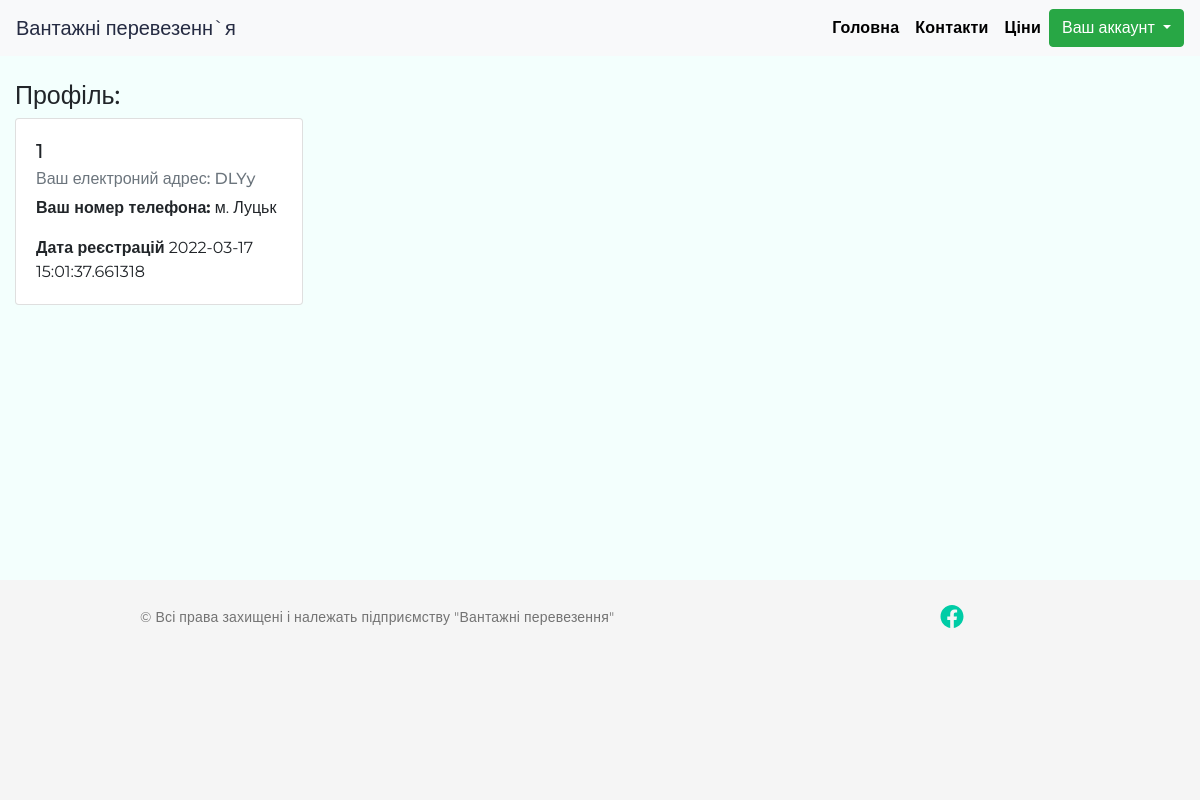
Page /orders (signed in) on the committed database.
### app.py (models this page shows, shortened)
class Orders(db.Model):
    __tablename__ = "orders"
    id_orders = db.Column(db.Integer, primary_key = True)
    id_user= db.Column(db.Integer,db.ForeignKey('users.id_users'))
    cargo = db.Column(db.String(150))
    weight = db.Column(db.String(60))
    check_orders = db.Column(db.String(50),default = "В обробці")
    ts_orders = db.Column(db.DateTime,default = datetime.utcnow)
    city_sender= db.Column(db.Integer,db.ForeignKey('citys.id'))
    steet_sender= db.Column(db.String(255))
    house_number = db.Column(db.Integer)
    date_senders = db.Column(db.String(60),default ="__")
    date_recipients = db.Column(db.String(60),default ="__")
    pay_method = db.Column(db.String(60))
    suma = db.Column(db.String(60),default ="__")
    user = db.relationship('Users', backref=db.backref("orders",overlaps ="citys,user",cascade="all, delete-orphan",lazy = "dynamic"))
    city = db.relationship('Citys', backref=db.backref("orders", overlaps ="citys,users",cascade="all, delete-orphan",lazy = "dynamic"))

class Users(UserMixin,db.Model):
    id_users = db.Column(db.Integer, primary_key = True)
    pib = db.Column(db.String(255))
    email = db.Column(db.String(150), index = True, unique = True)
    phone_number = db.Column(db.String(15))
    password_hash = db.Column(db.String(128))
    ts_registry = db.Column(db.DateTime, default = datetime.utcnow())
    role = db.Column(db.String(50),default = "User")
    citys = db.relationship("Citys",secondary = "orders")
    def __repr__(self):
        return  self.pib

class Citys(db.Model):
    __tablename__ = "citys"
    id = db.Column(db.Integer, primary_key = True)
    city = db.Column(db.String(255))
    users  = db.relationship("Users",secondary = "orders",lazy = 'subquery')
    def __repr__(self):
        return self.city

### app.py (the view)
@app.route('/orders')
@login_required
def orders():
   	id = current_user.id_users
   	user = Users.query.first_or_404(id)
   	order = user.orders.order_by(Orders.ts_orders.desc()).all()
   	return render_template("orders.html",id = id ,user = user , order = order)

### app.py (called while the page is built)
@login.user_loader
def load_user(id_users):
    return Users.query.get(int(id_users))

### templates/orders.html (shortened to what this page needs)
{% extends "base.html" %}
{% import 'bootstrap/wtf.html' as wtf %}
{% block body %}
        <div class="container-fluid">
            <h1 class=" mt-4 ">Профіль:</h1>
   {% for order in order %}
         <div class="card mb-4" style="width: 18rem;">
  <div class="card-body">
    <h5 class="card-title">{{order.id_orders}}</h5>
    <h6 class="card-subtitle mb-2 text-muted">Ваш електроний адрес:  {{order.user}}</h6>
    <p class="card-text"><strong>Ваш номер телефона:</strong> {{order.city}}</p>
        <p class="card-text"><strong>Дата реєстрацій</strong> {{current_user.ts_registry}}</p>
  </div>
</div>
{% endfor %}
{% endblock %}

### static/style.css (style rules this page uses)
* { padding: 0; margin: 0; }
html { position: relative; min-height: 100%; }
body { background-color: #F3FFFD; font-family: 'Montserrat', sans-serif; font-size: 16px; min-height: 100%; height: 100%; margin-bottom: 100px; }
@media (max-width:1200px) { body { margin-bottom: 220px; } }
@media (max-width:1200px) { h1 { font-size: 25px; } }

### rows in the picture
Orders: id_orders "1", user "DLYy", city "м. Луцьк"
Users: ts_registry "2022-03-17 15:01:37.661318"
